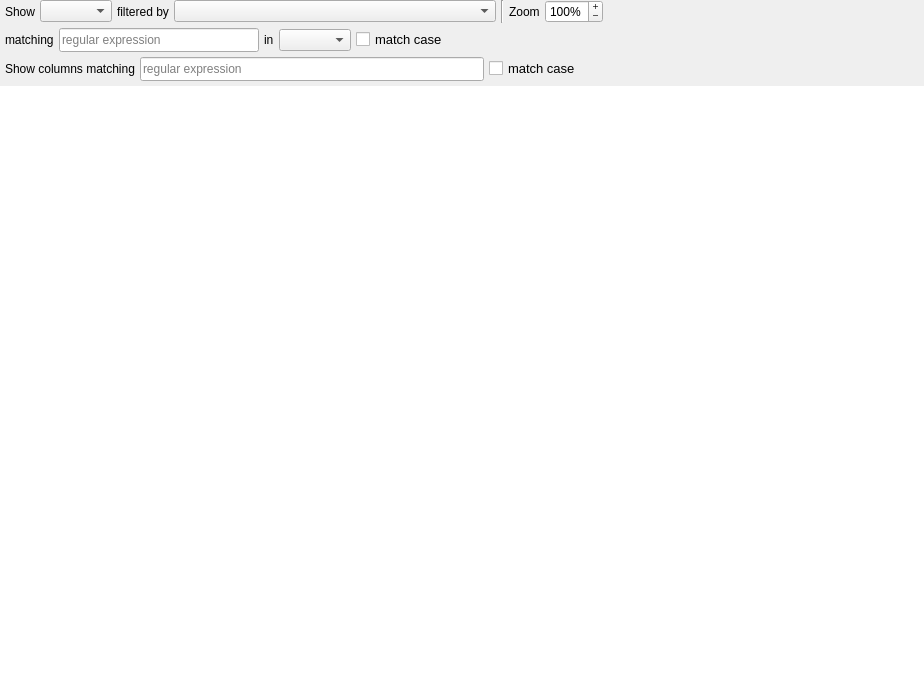
<?xml version="1.0" encoding="UTF-8"?>
<ui version="4.0">
 <class>TableView</class>
 <widget class="QWidget" name="TableView">
  <property name="geometry">
   <rect>
    <x>0</x>
    <y>0</y>
    <width>924</width>
    <height>680</height>
   </rect>
  </property>
  <layout class="QVBoxLayout" name="verticalLayout_2">
   <property name="leftMargin">
    <number>0</number>
   </property>
   <property name="topMargin">
    <number>0</number>
   </property>
   <property name="rightMargin">
    <number>0</number>
   </property>
   <property name="bottomMargin">
    <number>0</number>
   </property>
   <item>
    <widget class="QFrame" name="frame">
     <layout class="QVBoxLayout" name="verticalLayout">
      <property name="spacing">
       <number>0</number>
      </property>
      <property name="leftMargin">
       <number>0</number>
      </property>
      <property name="topMargin">
       <number>0</number>
      </property>
      <property name="rightMargin">
       <number>0</number>
      </property>
      <property name="bottomMargin">
       <number>0</number>
      </property>
      <item>
       <widget class="QFrame" name="frame_3">
        <layout class="QVBoxLayout" name="verticalLayout_4">
         <property name="spacing">
          <number>5</number>
         </property>
         <property name="leftMargin">
          <number>0</number>
         </property>
         <property name="topMargin">
          <number>0</number>
         </property>
         <property name="rightMargin">
          <number>0</number>
         </property>
         <property name="bottomMargin">
          <number>0</number>
         </property>
         <item>
          <layout class="QHBoxLayout" name="horizontalLayout_2">
           <property name="spacing">
            <number>5</number>
           </property>
           <property name="sizeConstraint">
            <enum>QLayout::SetMinimumSize</enum>
           </property>
           <property name="leftMargin">
            <number>5</number>
           </property>
           <property name="topMargin">
            <number>0</number>
           </property>
           <item>
            <widget class="QLabel" name="label_2">
             <property name="text">
              <string>Show</string>
             </property>
            </widget>
           </item>
           <item>
            <widget class="QComboBox" name="eltTypeCombo">
             <property name="toolTip">
              <string>Select row element type</string>
             </property>
             <property name="sizeAdjustPolicy">
              <enum>QComboBox::AdjustToContents</enum>
             </property>
             <property name="frame">
              <bool>true</bool>
             </property>
            </widget>
           </item>
           <item>
            <widget class="QLabel" name="filteringLabel">
             <property name="toolTip">
              <string>Only show the rows (nodes or edge) whose
the chosen selection property value is 'true'</string>
             </property>
             <property name="text">
              <string>filtered by</string>
             </property>
            </widget>
           </item>
           <item>
            <widget class="QComboBox" name="filteringPropertyCombo">
             <property name="sizePolicy">
              <sizepolicy hsizetype="MinimumExpanding" vsizetype="Fixed">
               <horstretch>0</horstretch>
               <verstretch>0</verstretch>
              </sizepolicy>
             </property>
             <property name="toolTip">
              <string>Only show the rows (nodes or edge) whose
the chosen selection property value is 'true'</string>
             </property>
             <property name="sizeAdjustPolicy">
              <enum>QComboBox::AdjustToContents</enum>
             </property>
             <property name="frame">
              <bool>true</bool>
             </property>
            </widget>
           </item>
           <item>
            <widget class="Line" name="line">
             <property name="orientation">
              <enum>Qt::Vertical</enum>
             </property>
            </widget>
           </item>
           <item>
            <widget class="QLabel" name="zoomLabel">
             <property name="toolTip">
              <string>Select the table zoom level</string>
             </property>
             <property name="text">
              <string>Zoom</string>
             </property>
            </widget>
           </item>
           <item>
            <widget class="QSpinBox" name="zoomSpinBox">
             <property name="buttonSymbols">
              <enum>QAbstractSpinBox::PlusMinus</enum>
             </property>
             <property name="keyboardTracking">
              <bool>false</bool>
             </property>
             <property name="suffix">
              <string>%</string>
             </property>
             <property name="minimum">
              <number>60</number>
             </property>
             <property name="maximum">
              <number>300</number>
             </property>
             <property name="singleStep">
              <number>20</number>
             </property>
             <property name="value">
              <number>100</number>
             </property>
            </widget>
           </item>
           <item>
            <spacer name="horizontalSpacer_2">
             <property name="orientation">
              <enum>Qt::Horizontal</enum>
             </property>
             <property name="sizeType">
              <enum>QSizePolicy::Expanding</enum>
             </property>
             <property name="sizeHint" stdset="0">
              <size>
               <width>40</width>
               <height>20</height>
              </size>
             </property>
            </spacer>
           </item>
          </layout>
         </item>
         <item>
          <layout class="QHBoxLayout" name="horizontalLayout">
           <property name="spacing">
            <number>5</number>
           </property>
           <property name="leftMargin">
            <number>5</number>
           </property>
           <property name="bottomMargin">
            <number>0</number>
           </property>
           <item>
            <widget class="QLabel" name="label_3">
             <property name="toolTip">
              <string>Only show the rows (nodes or edges) whose
the chosen column value contains the given pattern</string>
             </property>
             <property name="text">
              <string>matching</string>
             </property>
            </widget>
           </item>
           <item>
            <widget class="ClearableLineEdit" name="filterEdit">
             <property name="sizePolicy">
              <sizepolicy hsizetype="Minimum" vsizetype="Fixed">
               <horstretch>0</horstretch>
               <verstretch>0</verstretch>
              </sizepolicy>
             </property>
             <property name="minimumSize">
              <size>
               <width>200</width>
               <height>24</height>
              </size>
             </property>
             <property name="toolTip">
              <string>&lt;html&gt;&lt;head/&gt;&lt;body&gt;&lt;p&gt;Only show rows (nodes or edges) whose the chosen column&lt;br/&gt;value contains the given pattern (regular expression). &lt;br/&gt;Press &amp;quot;Return&amp;quot; to validate.&lt;/p&gt;&lt;/body&gt;&lt;/html&gt;</string>
             </property>
             <property name="placeholderText">
              <string>regular expression</string>
             </property>
            </widget>
           </item>
           <item>
            <widget class="QLabel" name="label_5">
             <property name="text">
              <string>in</string>
             </property>
            </widget>
           </item>
           <item>
            <widget class="QComboBox" name="matchPropertyCombo">
             <property name="toolTip">
              <string>Only show the rows (nodes or edges) whose
the chosen column value contains the given pattern</string>
             </property>
             <property name="currentText">
              <string/>
             </property>
             <property name="insertPolicy">
              <enum>QComboBox::InsertAlphabetically</enum>
             </property>
             <property name="sizeAdjustPolicy">
              <enum>QComboBox::AdjustToContents</enum>
             </property>
            </widget>
           </item>
           <item>
            <widget class="QCheckBox" name="filtercase">
             <property name="font">
              <font>
               <pointsize>10</pointsize>
               <weight>50</weight>
               <italic>false</italic>
               <bold>false</bold>
              </font>
             </property>
             <property name="toolTip">
              <string>indicates if the match is case sensitive or not</string>
             </property>
             <property name="text">
              <string>match case</string>
             </property>
             <property name="checked">
              <bool>false</bool>
             </property>
            </widget>
           </item>
           <item>
            <spacer name="horizontalSpacer">
             <property name="orientation">
              <enum>Qt::Horizontal</enum>
             </property>
             <property name="sizeHint" stdset="0">
              <size>
               <width>40</width>
               <height>20</height>
              </size>
             </property>
            </spacer>
           </item>
          </layout>
         </item>
         <item>
          <layout class="QHBoxLayout" name="horizontalLayout_3">
           <property name="spacing">
            <number>5</number>
           </property>
           <property name="leftMargin">
            <number>5</number>
           </property>
           <property name="bottomMargin">
            <number>0</number>
           </property>
           <item>
            <widget class="QLabel" name="label_6">
             <property name="toolTip">
              <string>Only show the columns (properties) whose name
contains the given pattern</string>
             </property>
             <property name="text">
              <string>Show columns matching</string>
             </property>
            </widget>
           </item>
           <item>
            <widget class="ClearableLineEdit" name="columnsFilterEdit">
             <property name="sizePolicy">
              <sizepolicy hsizetype="MinimumExpanding" vsizetype="Fixed">
               <horstretch>0</horstretch>
               <verstretch>0</verstretch>
              </sizepolicy>
             </property>
             <property name="minimumSize">
              <size>
               <width>170</width>
               <height>24</height>
              </size>
             </property>
             <property name="toolTip">
              <string>&lt;html&gt;&lt;head/&gt;&lt;body&gt;&lt;p&gt;Only show rows (nodes or edges) whose the chosen column&lt;br/&gt;value contains the given pattern (regular expression). &lt;br/&gt;Press &amp;quot;Return&amp;quot; to validate.&lt;/p&gt;&lt;/body&gt;&lt;/html&gt;</string>
             </property>
             <property name="placeholderText">
              <string>regular expression</string>
             </property>
            </widget>
           </item>
           <item>
            <widget class="QCheckBox" name="columnsfiltercase">
             <property name="font">
              <font>
               <pointsize>10</pointsize>
              </font>
             </property>
             <property name="toolTip">
              <string>indicates if the match is case sensitive or not</string>
             </property>
             <property name="text">
              <string>match case</string>
             </property>
             <property name="checked">
              <bool>false</bool>
             </property>
            </widget>
           </item>
           <item>
            <spacer name="horizontalSpacer_4">
             <property name="orientation">
              <enum>Qt::Horizontal</enum>
             </property>
             <property name="sizeHint" stdset="0">
              <size>
               <width>40</width>
               <height>20</height>
              </size>
             </property>
            </spacer>
           </item>
          </layout>
         </item>
         <item>
          <widget class="NavigableTableView" name="table">
           <property name="contextMenuPolicy">
            <enum>Qt::CustomContextMenu</enum>
           </property>
           <property name="frameShape">
            <enum>QFrame::NoFrame</enum>
           </property>
           <property name="alternatingRowColors">
            <bool>true</bool>
           </property>
           <property name="selectionBehavior">
            <enum>QAbstractItemView::SelectRows</enum>
           </property>
           <property name="sortingEnabled">
            <bool>true</bool>
           </property>
           <property name="wordWrap">
            <bool>false</bool>
           </property>
           <property name="cornerButtonEnabled">
            <bool>false</bool>
           </property>
           <attribute name="horizontalHeaderHighlightSections">
            <bool>false</bool>
           </attribute>
           <attribute name="verticalHeaderMinimumSectionSize">
            <number>30</number>
           </attribute>
           <attribute name="verticalHeaderHighlightSections">
            <bool>true</bool>
           </attribute>
          </widget>
         </item>
        </layout>
       </widget>
      </item>
     </layout>
    </widget>
   </item>
  </layout>
 </widget>
 <customwidgets>
  <customwidget>
   <class>ClearableLineEdit</class>
   <extends>QLineEdit</extends>
   <header location="global">talipot/ClearableLineEdit.h</header>
  </customwidget>
  <customwidget>
   <class>NavigableTableView</class>
   <extends>QTableView</extends>
   <header>NavigableTableView.h</header>
  </customwidget>
 </customwidgets>
 <resources>
  <include location="../../../library/talipot-gui/resources/TalipotGUIResource.qrc"/>
 </resources>
 <connections/>
 <slots>
  <slot>setPropertyVisible(tlp::PropertyInterface*,bool)</slot>
  <slot>setFilter(QString)</slot>
 </slots>
</ui>
